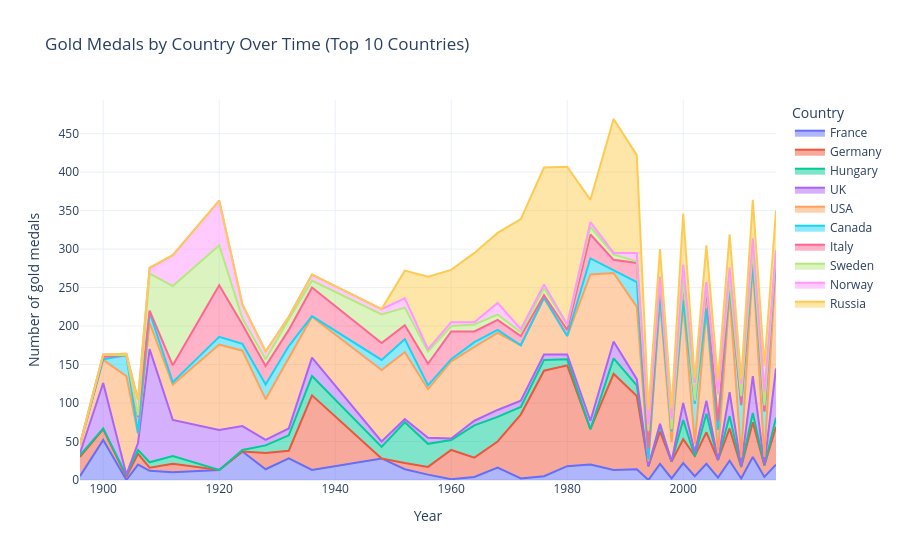

The code cell stored with this chart in its notebook:
### Code cell
fig = px.area(
    gold_top,
    x="year",
    y="count",
    color="country",
    line_group="country",
    title="Gold Medals by Country Over Time (Top 10 Countries)",
    template="plotly_white"
)

fig.update_layout(
    xaxis_title="Year",
    yaxis_title="Number of gold medals",
    legend_title_text="Country",
)

fig.show()

### Figure 1 — Plotly figure (JSON) as saved in the notebook; plotly's stock layout.template omitted (floating-point values rounded to 4 significant figures)
{"data": [{"fillpattern": {"shape": ""}, "hovertemplate": "country=France<br>year=%{x}<br>count=%{y}<extra></extra>", "legendgroup": "France", "line": {"color": "#636efa"}, "marker": {"symbol": "circle"}, "mode": "lines", "name": "France", "orientation": "v", "showlegend": true, "stackgroup": "1", "type": "scatter", "x": [1896, 1900, 1906, 1908, 1912, 1920, 1924, 1928, 1932, 1936, 1948, 1952, 1956, 1960, 1964, 1968, 1972, 1976, 1980, 1984, 1988, 1992, 1996, 1998, 2000, 2002, 2004, 2006, 2008, 2010, 2012, 2014, 2016], "xaxis": "x", "y": [5, 52, 20, 12, 10, 13, 37, 14, 28, 13, 28, 14, 7, 1, 4, 16, 2, 5, 18, 20, 13, 14, 21, 2, 22, 5, 21, 3, 25, 2, 30, 4, 20], "yaxis": "y"}, {"fillpattern": {"shape": ""}, "hovertemplate": "country=Germany<br>year=%{x}<br>count=%{y}<extra></extra>", "legendgroup": "Germany", "line": {"color": "#EF553B"}, "marker": {"symbol": "circle"}, "mode": "lines", "name": "Germany", "orientation": "v", "showlegend": true, "stackgroup": "1", "type": "scatter", "x": [1896, 1900, 1904, 1906, 1908, 1912, 1928, 1932, 1936, 1952, 1956, 1960, 1964, 1968, 1972, 1976, 1980, 1984, 1988, 1992, 1994, 1996, 1998, 2000, 2002, 2004, 2006, 2008, 2010, 2012, 2014, 2016], "xaxis": "x", "y": [25, 14, 4, 14, 4, 11, 21, 10, 97, 8, 10, 38, 25, 34, 83, 137, 131, 46, 125, 95, 18, 42, 22, 31, 26, 41, 23, 42, 15, 45, 15, 49], "yaxis": "y"}, {"fillpattern": {"shape": ""}, "hovertemplate": "country=Hungary<br>year=%{x}<br>count=%{y}<extra></extra>", "legendgroup": "Hungary", "line": {"color": "#00cc96"}, "marker": {"symbol": "circle"}, "mode": "lines", "name": "Hungary", "orientation": "v", "showlegend": true, "stackgroup": "1", "type": "scatter", "x": [1896, 1900, 1904, 1906, 1908, 1912, 1924, 1928, 1932, 1936, 1948, 1952, 1956, 1960, 1964, 1968, 1972, 1976, 1980, 1988, 1992, 1996, 2000, 2004, 2008, 2012, 2016], "xaxis": "x", "y": [2, 1, 2, 5, 7, 10, 2, 10, 20, 25, 15, 53, 30, 13, 42, 32, 10, 14, 8, 20, 14, 8, 25, 24, 16, 12, 12], "yaxis": "y"}, {"fillpattern": {"shape": ""}, "hovertemplate": "country=UK<br>year=%{x}<br>count=%{y}<extra></extra>", "legendgroup": "UK", "line": {"color": "#ab63fa"}, "marker": {"symbol": "circle"}, "mode": "lines", "name": "UK", "orientation": "v", "showlegend": true, "stackgroup": "1", "type": "scatter", "x": [1896, 1900, 1904, 1906, 1908, 1912, 1920, 1924, 1928, 1932, 1936, 1948, 1952, 1956, 1960, 1964, 1968, 1972, 1976, 1980, 1984, 1988, 1992, 1996, 2000, 2002, 2004, 2008, 2010, 2012, 2014, 2016], "xaxis": "x", "y": [3, 59, 1, 9, 147, 47, 52, 31, 7, 9, 24, 7, 4, 8, 2, 6, 9, 8, 7, 6, 11, 22, 8, 2, 22, 5, 17, 31, 1, 48, 1, 64], "yaxis": "y"}, {"fillpattern": {"shape": ""}, "hovertemplate": "country=USA<br>year=%{x}<br>count=%{y}<extra></extra>", "legendgroup": "USA", "line": {"color": "#FFA15A"}, "marker": {"symbol": "circle"}, "mode": "lines", "name": "USA", "orientation": "v", "showlegend": true, "stackgroup": "1", "type": "scatter", "x": [1896, 1900, 1904, 1906, 1908, 1912, 1920, 1924, 1928, 1932, 1936, 1948, 1952, 1956, 1960, 1964, 1968, 1972, 1976, 1980, 1984, 1988, 1992, 1994, 1996, 1998, 2000, 2002, 2004, 2006, 2008, 2010, 2012, 2014, 2016], "xaxis": "x", "y": [11, 30, 128, 12, 34, 46, 111, 98, 53, 91, 53, 93, 87, 63, 100, 96, 100, 72, 73, 24, 190, 89, 94, 6, 159, 25, 130, 11, 117, 9, 127, 12, 145, 10, 139], "yaxis": "y"}, {"fillpattern": {"shape": ""}, "hovertemplate": "country=Canada<br>year=%{x}<br>count=%{y}<extra></extra>", "legendgroup": "Canada", "line": {"color": "#19d3f3"}, "marker": {"symbol": "circle"}, "mode": "lines", "name": "Canada", "orientation": "v", "showlegend": true, "stackgroup": "1", "type": "scatter", "x": [1900, 1904, 1906, 1908, 1912, 1920, 1924, 1928, 1932, 1936, 1948, 1952, 1956, 1960, 1964, 1968, 1976, 1984, 1988, 1992, 1994, 1996, 1998, 2000, 2002, 2004, 2006, 2008, 2010, 2012, 2014, 2016], "xaxis": "x", "y": [1, 27, 1, 14, 3, 10, 9, 19, 16, 1, 13, 17, 5, 3, 6, 4, 1, 21, 4, 32, 3, 8, 14, 4, 52, 3, 30, 11, 67, 1, 59, 4], "yaxis": "y"}, {"fillpattern": {"shape": ""}, "hovertemplate": "country=Italy<br>year=%{x}<br>count=%{y}<extra></extra>", "legendgroup": "Italy", "line": {"color": "#FF6692"}, "marker": {"symbol": "circle"}, "mode": "lines", "name": "Italy", "orientation": "v", "showlegend": true, "stackgroup": "1", "type": "scatter", "x": [1900, 1906, 1908, 1912, 1920, 1924, 1928, 1932, 1936, 1948, 1952, 1956, 1960, 1964, 1968, 1972, 1976, 1980, 1984, 1988, 1992, 1994, 1996, 1998, 2000, 2002, 2004, 2006, 2008, 2010, 2012, 2016], "xaxis": "x", "y": [3, 21, 2, 22, 67, 25, 24, 21, 37, 22, 18, 28, 36, 14, 13, 12, 3, 8, 31, 13, 25, 14, 19, 3, 22, 4, 24, 11, 8, 1, 16, 8], "yaxis": "y"}, {"fillpattern": {"shape": ""}, "hovertemplate": "country=Sweden<br>year=%{x}<br>count=%{y}<extra></extra>", "legendgroup": "Sweden", "line": {"color": "#B6E880"}, "marker": {"symbol": "circle"}, "mode": "lines", "name": "Sweden", "orientation": "v", "showlegend": true, "stackgroup": "1", "type": "scatter", "x": [1900, 1906, 1908, 1912, 1920, 1924, 1928, 1932, 1936, 1948, 1952, 1956, 1960, 1964, 1968, 1972, 1976, 1980, 1984, 1988, 1992, 1994, 1996, 2000, 2004, 2006, 2010, 2012, 2014, 2016], "xaxis": "x", "y": [3, 2, 48, 103, 52, 8, 9, 14, 9, 37, 23, 16, 7, 9, 7, 5, 9, 6, 10, 7, 2, 23, 3, 4, 5, 35, 11, 2, 8, 2], "yaxis": "y"}, {"fillpattern": {"shape": ""}, "hovertemplate": "country=Norway<br>year=%{x}<br>count=%{y}<extra></extra>", "legendgroup": "Norway", "line": {"color": "#FF97FF"}, "marker": {"symbol": "circle"}, "mode": "lines", "name": "Norway", "orientation": "v", "showlegend": true, "stackgroup": "1", "type": "scatter", "x": [1904, 1906, 1908, 1912, 1920, 1924, 1928, 1932, 1936, 1948, 1952, 1956, 1960, 1964, 1968, 1972, 1976, 1980, 1984, 1988, 1992, 1994, 1996, 1998, 2000, 2002, 2004, 2006, 2008, 2010, 2012, 2014], "xaxis": "x", "y": [2, 20, 7, 40, 58, 18, 10, 3, 8, 7, 12, 3, 5, 3, 15, 4, 5, 1, 6, 2, 11, 8, 2, 13, 20, 23, 5, 2, 16, 16, 15, 18], "yaxis": "y"}, {"fillpattern": {"shape": ""}, "hovertemplate": "country=Russia<br>year=%{x}<br>count=%{y}<extra></extra>", "legendgroup": "Russia", "line": {"color": "#FECB52"}, "marker": {"symbol": "circle"}, "mode": "lines", "name": "Russia", "orientation": "v", "showlegend": true, "stackgroup": "1", "type": "scatter", "x": [1908, 1952, 1956, 1960, 1964, 1968, 1972, 1976, 1980, 1984, 1988, 1992, 1994, 1996, 1998, 2000, 2002, 2004, 2006, 2008, 2010, 2012, 2014, 2016], "xaxis": "x", "y": [1, 36, 94, 68, 90, 91, 143, 152, 205, 29, 174, 127, 19, 36, 14, 66, 6, 48, 16, 43, 6, 50, 33, 52], "yaxis": "y"}], "layout": {"legend": {"title": {"text": "Country"}, "tracegroupgap": 0}, "title": {"text": "Gold Medals by Country Over Time (Top 10 Countries)"}, "xaxis": {"anchor": "y", "domain": [0, 1], "title": {"text": "Year"}}, "yaxis": {"anchor": "x", "domain": [0, 1], "title": {"text": "Number of gold medals"}}}}
